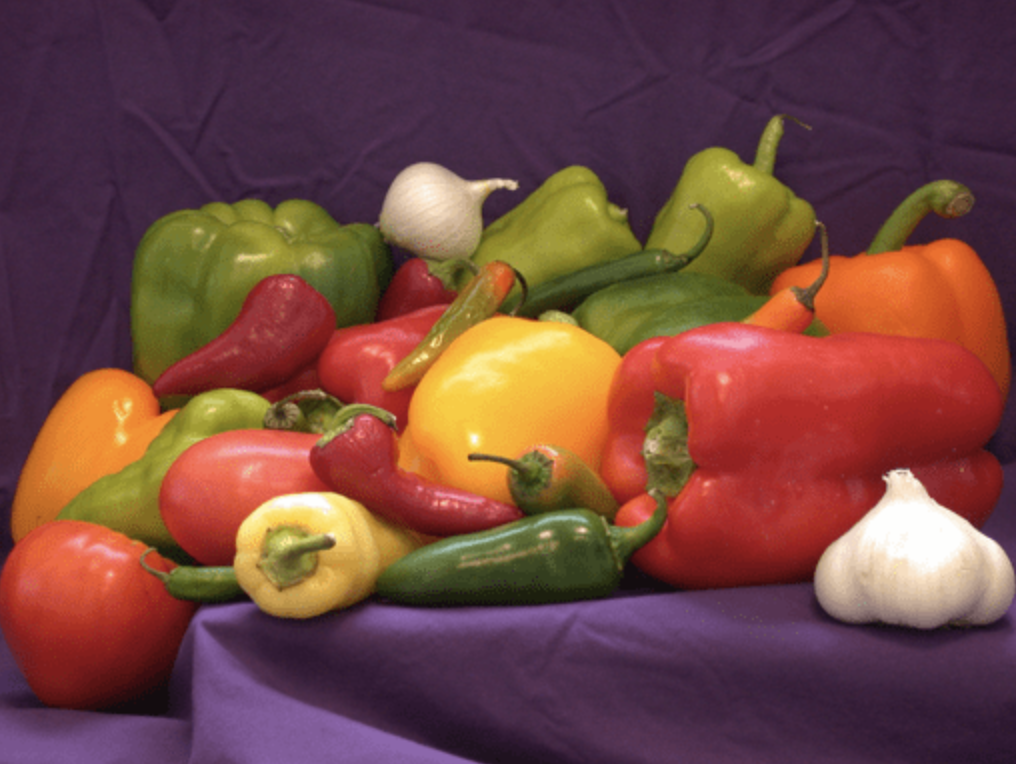
#> input picture EE 146 - Computer Vision/Lab 6 - K Nearest Neighbors and K Means Segmentation/green_peppers.png, 1016 x 764 px
$ python lab6.2.py
#> lines starting #> are read from the running program, lines starting #| are printed output that depends on the picture
import numpy as np
import cv2 as cv

#Problem 2: K Means Segmentation
img = cv.imread('green_peppers.png')
#> img is the input picture: shape (764, 1016, 3); mean B, G, R 64.8, 70.9, 115
Z = img.reshape((-1,3))
Z = np.float32(Z)
cv.imshow('Original', img)

#K means
criteria = (cv.TERM_CRITERIA_EPS + cv.TERM_CRITERIA_MAX_ITER, 10, 1.0)
K = 2
ret,label,center=cv.kmeans(Z,K,None,criteria,10,cv.KMEANS_RANDOM_CENTERS)
#> ret = 2.61e+09; center = [[81.71, 127.6, 194.8], [57.48, 46.16, 80.15]]

#show image
center = np.uint8(center)
#> center = [[81, 127, 194], [57, 46, 80]]
res = center[label.flatten()]
res2 = res.reshape((img.shape))
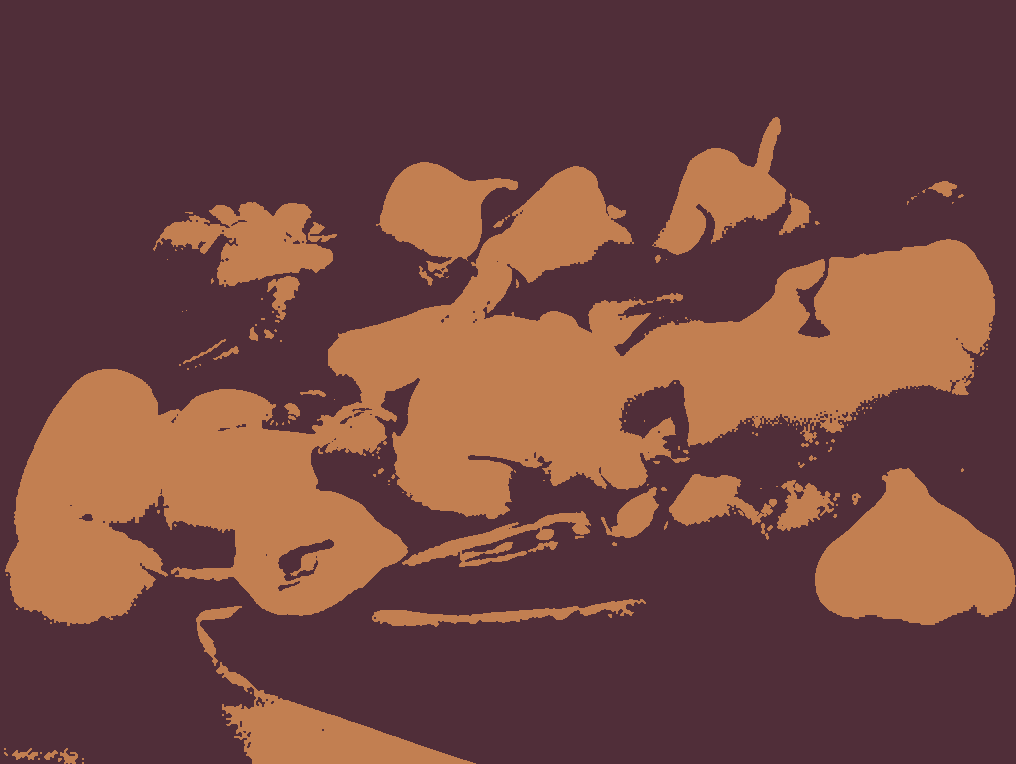
#> res2: shape (764, 1016, 3); mean B, G, R 64.3, 70.6, 114.6
cv.imshow('Segmented Image',res2)
cv.waitKey(0)
cv.destroyAllWindows()
